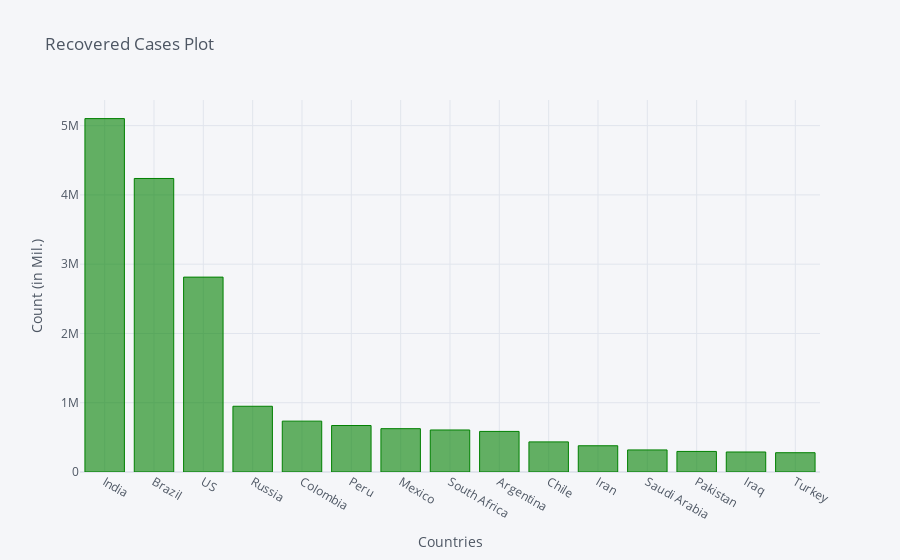

Here is the notebook cell this chart was saved with:
### Code cell
recovered_df2_plot.iplot(kind='bar', x='Country/Region', y='9/29/20',color='green',
                         title='Recovered Cases Plot',xTitle='Countries',yTitle='Count (in Mil.)')

### Figure 1 — Plotly figure (JSON) as saved in the notebook; plotly's stock layout.template omitted (floating-point values rounded to 4 significant figures)
{"data": [{"marker": {"color": "rgba(0, 128, 0, 0.6)", "line": {"color": "rgba(0, 128, 0, 1.0)", "width": 1}}, "name": "9/29/20", "orientation": "v", "text": "", "type": "bar", "x": ["India", "Brazil", "US", "Russia", "Colombia", "Peru", "Mexico", "South Africa", "Argentina", "Chile", "Iran", "Saudi Arabia", "Pakistan", "Iraq", "Turkey"], "y": [5101397, 4237152, 2813305, 948985, 734154, 670989, 625512, 606520, 585857, 434794, 378727, 318542, 296881, 288812, 278504]}], "layout": {"legend": {"bgcolor": "#F5F6F9", "font": {"color": "#4D5663"}}, "paper_bgcolor": "#F5F6F9", "plot_bgcolor": "#F5F6F9", "title": {"font": {"color": "#4D5663"}, "text": "Recovered Cases Plot"}, "xaxis": {"gridcolor": "#E1E5ED", "showgrid": true, "tickfont": {"color": "#4D5663"}, "title": {"font": {"color": "#4D5663"}, "text": "Countries"}, "zerolinecolor": "#E1E5ED"}, "yaxis": {"gridcolor": "#E1E5ED", "showgrid": true, "tickfont": {"color": "#4D5663"}, "title": {"font": {"color": "#4D5663"}, "text": "Count (in Mil.)"}, "zerolinecolor": "#E1E5ED"}}}
